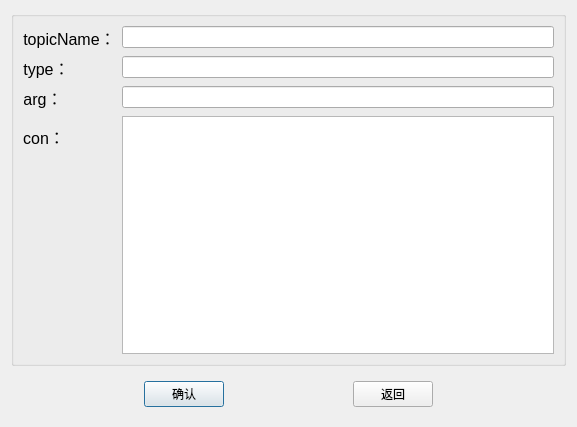
<?xml version="1.0" encoding="UTF-8"?>
<ui version="4.0">
 <class>AutoDialog</class>
 <widget class="QDialog" name="AutoDialog">
  <property name="geometry">
   <rect>
    <x>0</x>
    <y>0</y>
    <width>577</width>
    <height>427</height>
   </rect>
  </property>
  <property name="windowTitle">
   <string>Dialog</string>
  </property>
  <layout class="QVBoxLayout" name="verticalLayout">
   <item>
    <widget class="QGroupBox" name="groupBox">
     <property name="styleSheet">
      <string notr="true">QLabel {
    font-size: 16px;
}</string>
     </property>
     <property name="title">
      <string/>
     </property>
     <layout class="QFormLayout" name="formLayout">
      <item row="1" column="0">
       <widget class="QLabel" name="label">
        <property name="font">
         <font>
          <pointsize>-1</pointsize>
         </font>
        </property>
        <property name="frameShape">
         <enum>QFrame::NoFrame</enum>
        </property>
        <property name="frameShadow">
         <enum>QFrame::Sunken</enum>
        </property>
        <property name="lineWidth">
         <number>1</number>
        </property>
        <property name="text">
         <string>topicName：</string>
        </property>
        <property name="alignment">
         <set>Qt::AlignCenter</set>
        </property>
       </widget>
      </item>
      <item row="1" column="1">
       <widget class="QLineEdit" name="line_topic"/>
      </item>
      <item row="2" column="0">
       <widget class="QLabel" name="label_2">
        <property name="font">
         <font>
          <pointsize>-1</pointsize>
         </font>
        </property>
        <property name="frameShape">
         <enum>QFrame::NoFrame</enum>
        </property>
        <property name="frameShadow">
         <enum>QFrame::Sunken</enum>
        </property>
        <property name="text">
         <string>type：</string>
        </property>
        <property name="alignment">
         <set>Qt::AlignCenter</set>
        </property>
       </widget>
      </item>
      <item row="2" column="1">
       <widget class="QLineEdit" name="line_type"/>
      </item>
      <item row="4" column="0">
       <widget class="QLabel" name="label_3">
        <property name="font">
         <font>
          <pointsize>-1</pointsize>
         </font>
        </property>
        <property name="frameShape">
         <enum>QFrame::NoFrame</enum>
        </property>
        <property name="text">
         <string>arg：</string>
        </property>
        <property name="alignment">
         <set>Qt::AlignCenter</set>
        </property>
       </widget>
      </item>
      <item row="4" column="1">
       <widget class="QLineEdit" name="line_arg"/>
      </item>
      <item row="6" column="0">
       <widget class="QLabel" name="label_4">
        <property name="font">
         <font>
          <pointsize>-1</pointsize>
         </font>
        </property>
        <property name="frameShape">
         <enum>QFrame::NoFrame</enum>
        </property>
        <property name="frameShadow">
         <enum>QFrame::Sunken</enum>
        </property>
        <property name="text">
         <string>con：</string>
        </property>
        <property name="alignment">
         <set>Qt::AlignCenter</set>
        </property>
       </widget>
      </item>
      <item row="6" column="1">
       <widget class="QTextEdit" name="text_con"/>
      </item>
     </layout>
    </widget>
   </item>
   <item>
    <widget class="QWidget" name="widget" native="true">
     <layout class="QHBoxLayout" name="horizontalLayout">
      <item>
       <spacer name="horizontalSpacer_2">
        <property name="orientation">
         <enum>Qt::Horizontal</enum>
        </property>
        <property name="sizeHint" stdset="0">
         <size>
          <width>40</width>
          <height>20</height>
         </size>
        </property>
       </spacer>
      </item>
      <item>
       <widget class="QPushButton" name="pushButton">
        <property name="text">
         <string>确认</string>
        </property>
       </widget>
      </item>
      <item>
       <spacer name="horizontalSpacer">
        <property name="orientation">
         <enum>Qt::Horizontal</enum>
        </property>
        <property name="sizeHint" stdset="0">
         <size>
          <width>40</width>
          <height>20</height>
         </size>
        </property>
       </spacer>
      </item>
      <item>
       <widget class="QPushButton" name="pushButton_2">
        <property name="text">
         <string>返回</string>
        </property>
       </widget>
      </item>
      <item>
       <spacer name="horizontalSpacer_3">
        <property name="orientation">
         <enum>Qt::Horizontal</enum>
        </property>
        <property name="sizeHint" stdset="0">
         <size>
          <width>40</width>
          <height>20</height>
         </size>
        </property>
       </spacer>
      </item>
     </layout>
    </widget>
   </item>
  </layout>
 </widget>
 <resources/>
 <connections/>
</ui>
